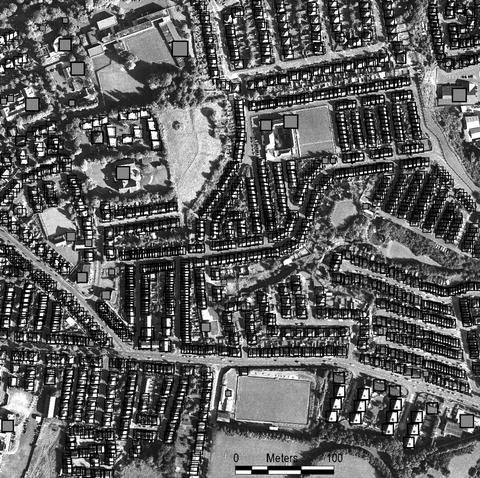
#> input picture urban.jpg, 480 x 478 px, found by its file name
$ python sharpeningg.py
#> lines starting #> are read from the running program, lines starting #| are printed output that depends on the picture
from PIL import Image

f = "C:\\Users\\HP\\Desktop\\Gökçe_Yağmur_Budak_21732948\\urban.jpg"
fsharp="C:\\Users\\HP\\Desktop\\Gökçe_Yağmur_Budak_21732948\\urban_sharpening.jpg"
sharp =[-1,-1,-1,-1,-1,-1,-1,-1,-1,-1,-1,-1,25,-1,-1,-1,-1,-1,-1,-1,-1,-1,-1,-1,-1]

img = Image.open(f)
#> img is the input picture: PIL image 480x478 L; min 0, max 255, mean 94.8
width, height = img.size
#> width = 480; height = 478
pixels = img.load()
imgsharp = Image.new(img.mode, img.size, color=0)
#> imgsharp: PIL image 480x478 L; every value is 0

#I scan image size.
for w in range(width):
    for h in range(height):
        if w in (0, width-1) or w in (1, width-2) or h in (0, height-1) or h in (1, height-2):
#put pixel value in my new image
            imgsharp.putpixel((w, h), pixels[w, h])

        else:
            total = 0
            c = 24
            #c our neighboor
            for k in range(5):
                for m in range(5):
# for 5*5 , we do sharp on our new image
                    total += (pixels[w -k + 2, h- m + 2] * sharp[c])
                    c -= 1
                    newvalue = int(total/25)
                    if newvalue < 0:
                        imgsharp.putpixel((w, h), 0)
                    elif newvalue > 255:
                        imgsharp.putpixel((w, h), 255)
                    else:
                        imgsharp.putpixel((w, h), newvalue)
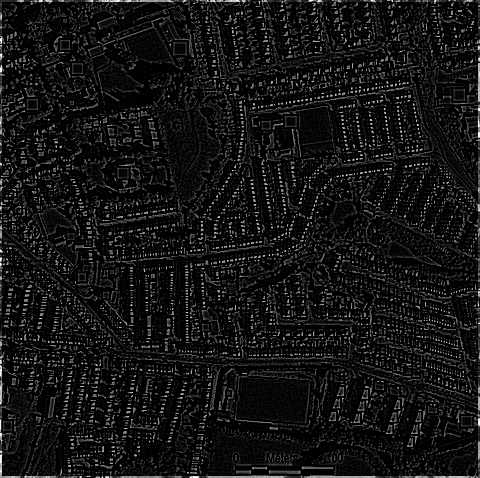
#> imgsharp: PIL image 480x478 L; min 0, max 255, mean 19.7
imgsharp.save(fsharp)
